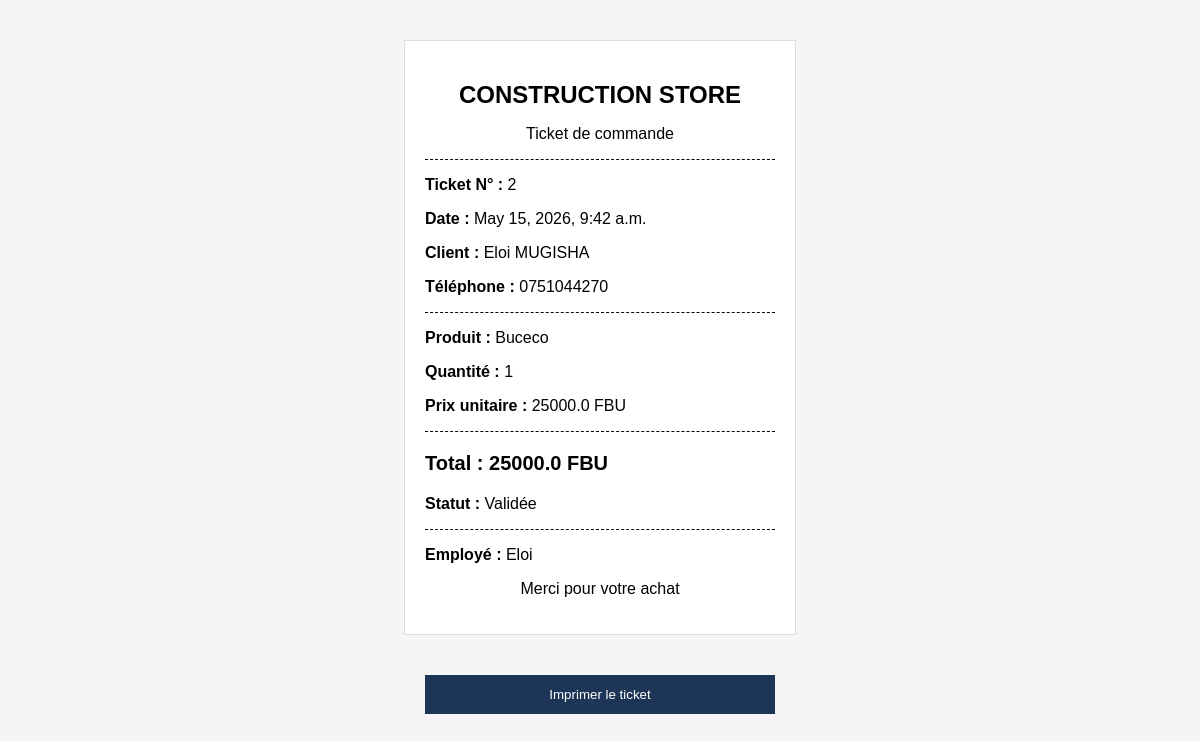
/ticket/2/, run on the app's committed database.
### boutique/models.py (models this page shows, shortened)
class Commande(models.Model):
    STATUTS = [
        ('validee', 'Validée'),
        ('annulee', 'Annulée'),
    ]
    nom_client = models.CharField(max_length=200)
    telephone = models.CharField(max_length=30)
    adresse = models.CharField(max_length=255, blank=True)
    produit = models.ForeignKey(Produit, on_delete=models.CASCADE)
    quantite = models.IntegerField(default=1)
    prix_unitaire = models.FloatField(default=0)
    total_commande = models.FloatField(default=0)
    date_commande = models.DateTimeField(auto_now_add=True)
    statut = models.CharField(max_length=20, choices=STATUTS, default='validee')
    cree_par_employe = models.BooleanField(default=False)
    employe = models.ForeignKey(User, on_delete=models.SET_NULL, null=True, blank=True)

class Produit(models.Model):
    CATEGORIES = [
        ('ciment', 'Ciment'),
        ('fer', 'Fer à béton'),
        ('brique', 'Briques'),
        ('tole', 'Tôles'),
        ('sable', 'Sable'),
        ('gravier', 'Gravier'),
        ('autre', 'Autre'),
    ]
    nom = models.CharField(max_length=200)
    categorie = models.CharField(max_length=50, choices=CATEGORIES)
    description = models.TextField(blank=True)
    prix = models.FloatField(default=0)
    stock = models.IntegerField(default=0)
    disponible = models.BooleanField(default=True)
    image = models.ImageField(upload_to='produits/', blank=True, null=True)

### boutique/views.py (the view)
# urls.py: path('ticket/<int:commande_id>/', views.ticket, name='ticket'),
def ticket(request, commande_id):
    commande = get_object_or_404(Commande, id=commande_id)
    return render(request, 'boutique/ticket.html', {
        'commande': commande
    })

### boutique/templates/boutique/ticket.html (shortened to what this page needs)
<!DOCTYPE html>
<html lang="fr">
<head>
</head>
<body>
<div class="ticket">
    <h2>CONSTRUCTION STORE</h2>
    <p class="center">Ticket de commande</p>
    <div class="line"></div>
    <p><strong>Ticket N° :</strong> {{ commande.id }}</p>
    <p><strong>Date :</strong> {{ commande.date_commande }}</p>
    <p><strong>Client :</strong> {{ commande.nom_client }}</p>
    <p><strong>Téléphone :</strong> {{ commande.telephone }}</p>
    <div class="line"></div>
    <p><strong>Produit :</strong> {{ commande.produit.nom }}</p>
    <p><strong>Quantité :</strong> {{ commande.quantite }}</p>
    <p><strong>Prix unitaire :</strong> {{ commande.prix_unitaire }} FBU</p>
    <div class="line"></div>
    <p class="total">Total : {{ commande.total_commande }} FBU</p>
    <p><strong>Statut :</strong> {{ commande.get_statut_display }}</p>
    <div class="line"></div>
    {% if commande.employe %}
        <p><strong>Employé :</strong> {{ commande.employe.username }}</p>
    {% else %}
        <p><strong>Commande :</strong> Client en ligne</p>
    {% endif %}
    <p class="center">Merci pour votre achat</p>
</div>
<button onclick="window.print()" class="print-btn">Imprimer le ticket</button>
</body>
</html>

### boutique/templates/boutique/ticket.html (style rules this page uses)
body { font-family: Arial, sans-serif; background: #f5f5f5; }
.ticket { width: 350px; background: white; padding: 20px; margin: 40px auto; border: 1px solid #ddd; }
.ticket h2 { text-align: center; margin-bottom: 5px; }
.center { text-align: center; }
.line { border-top: 1px dashed #000; margin: 15px 0; }
.total { font-size: 20px; font-weight: bold; }
.print-btn { display: block; width: 350px; margin: 20px auto; padding: 12px; background: #1d3557; color: white; border: none; cursor: pointer; }

### data on the page
Commande: id "2", date_commande "May 15, 2026, 9:42 a.m.", nom_client "Eloi MUGISHA", telephone "0751044270", produit.nom "Buceco", quantite "1", prix_unitaire "25000.0", total_commande "25000.0", statut "Validée", employe.username "Eloi"
